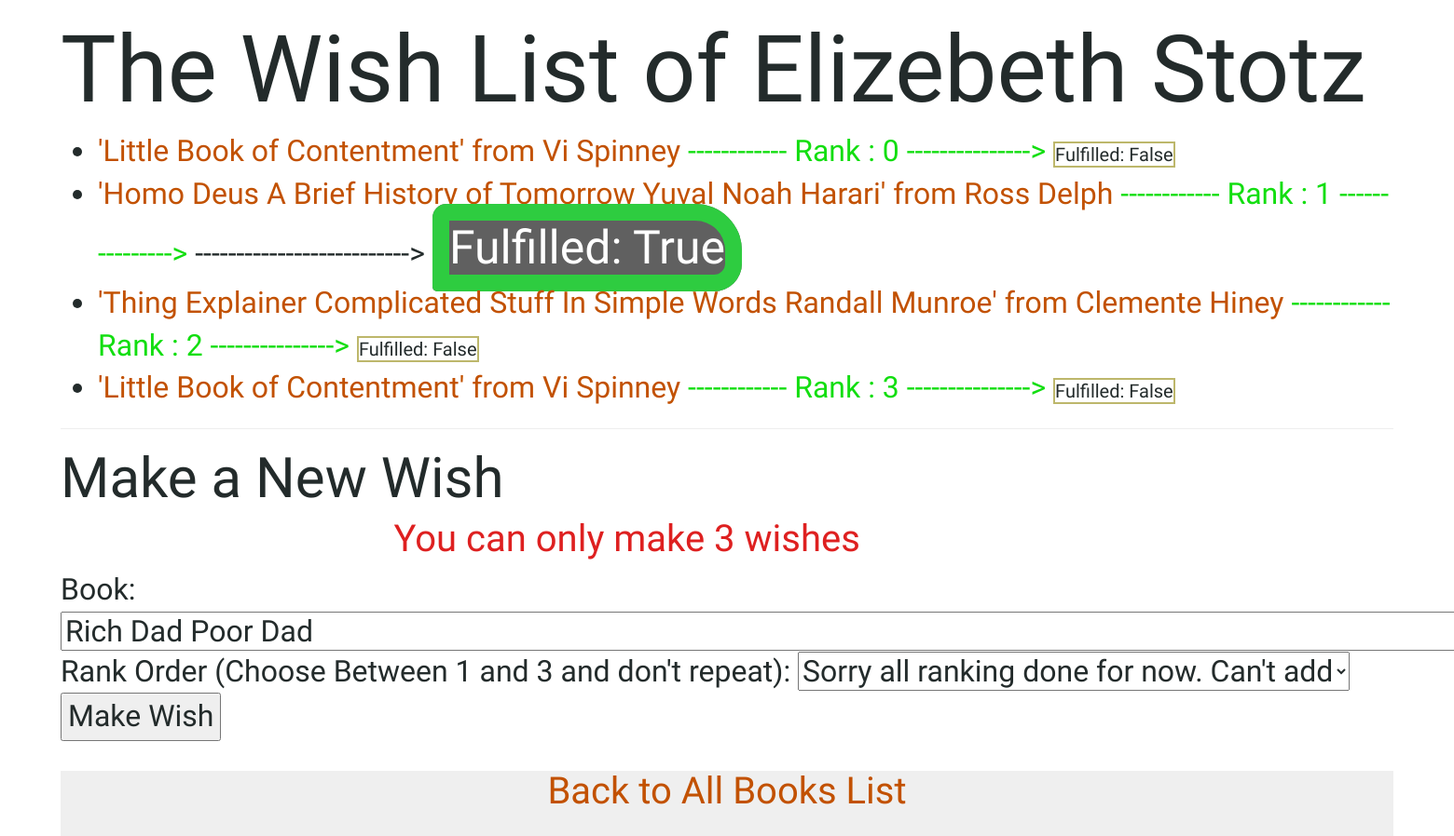
Before: /person/831/yourwishes with the older database file.
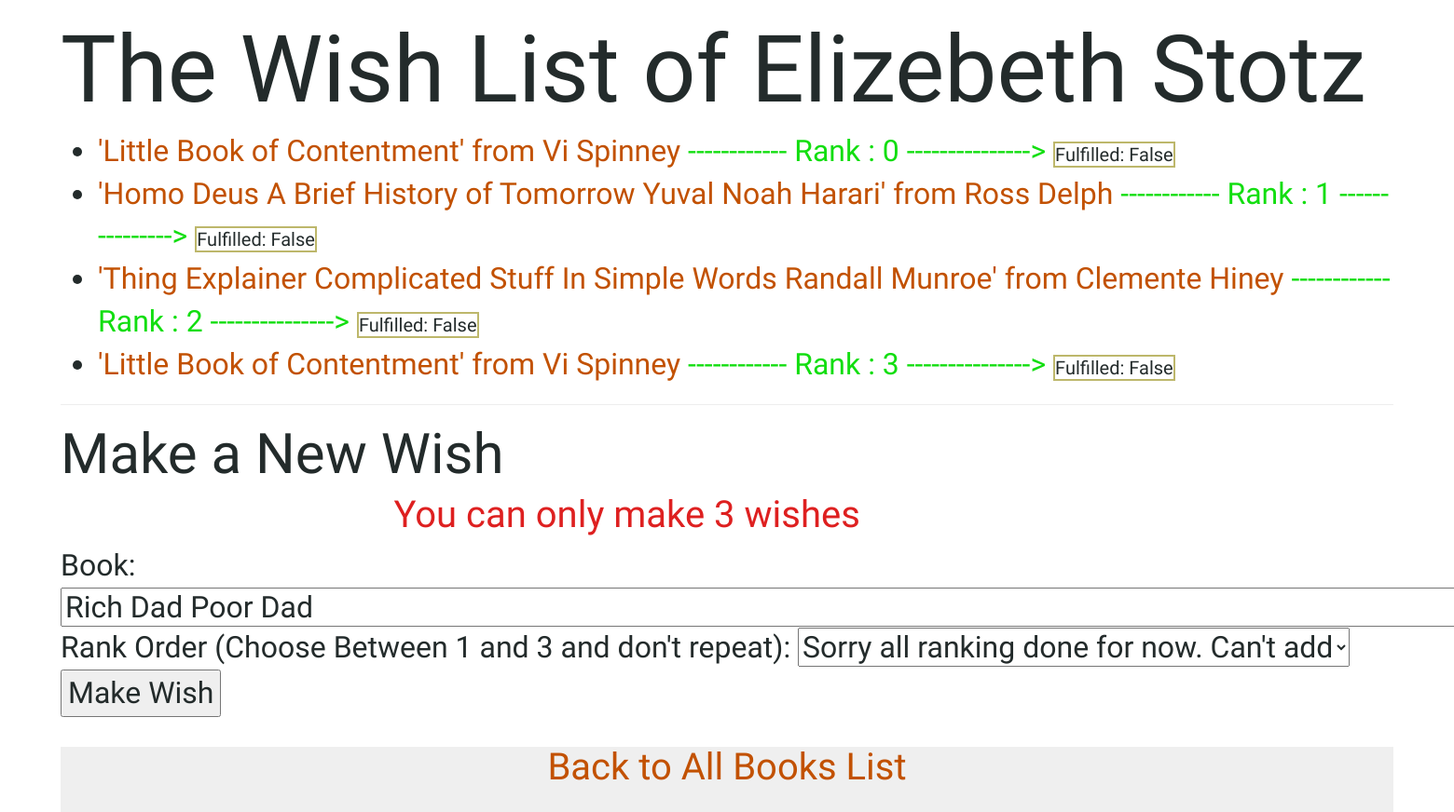
After: the same page with the newer database file.
### books/models.py (models this page shows, shortened)
class Person(models.Model):
    name = models.CharField(max_length=20, default="Mr Nobody")
    photo = models.FileField(null=True, blank=True)
    def __str__(self):
        return "{}".format(self.name)

class Wish(models.Model):
    book = models.ForeignKey(Book, on_delete=models.CASCADE, related_name="wishes")
    wisher = models.ForeignKey(Person, on_delete=models.CASCADE, related_name="wishes") ### The Person who is making the wish
    angel = models.ForeignKey(Person, on_delete=models.CASCADE, related_name='wishes_to_fulfill', null=True) ### The Person who fulfills the wish therefore, the ANGEL
    fulfilled = models.BooleanField(default=False)
    rank = models.IntegerField(default=1)  ### The Number One Book

class Book(models.Model):
    name = models.CharField(max_length=20, default="Invisible Book")
    summary = models.TextField(max_length=100, null=True)
    owner = models.ForeignKey(Person, on_delete=models.CASCADE, related_name="books", null=True)
    available = models.BooleanField(default=True)
    def __str__(self):
        return "{}".format(self.name)

### books/views.py (the view)
# urls.py: path('person/<int:person_id>/yourwishes', views.yourwishes, name='yourwishes'),
def yourwishes(request, person_id):
    try:
        person = Person.objects.get(pk=person_id)
        book_id_list = [book.id for book in person.books.all()]
        wish_book_id_list = [wish.book.id for wish in person.wishes.all()]
        wished_ranks = [wish.rank for wish in person.wishes.all()]
    except Person.DoesNotExist:
        raise Http404("Person does not exist.")
    context = {
        "person": person,
        "wishes": person.wishes.all(),
        "available_ranks": [ rank for rank in [1, 2, 3] if rank not in wished_ranks ],
        "newbooks": Book.objects.exclude(id__in = book_id_list).exclude(id__in = wish_book_id_list).all()
    }
    return render(request, "books/yourwishes.html", context)

### books/templates/books/yourwishes.html (shortened to what this page needs)
{% extends "books/base.html" %}
{% block body %}
	<h1>The Wish List of {{ person.name }} </h1>
    <ul>
        {% for wish in wishes %}
            <li>
                <span class="kingqueen">'{{ wish.book }}' from {{ wish.angel }} </span>
                <span class="wish"> ------------ Rank : {{ wish.rank }} ---------------> </span>
                {% if wish.fulfilled %}
                    --------------------------> <span class="fulfilled">  Fulfilled: {{ wish.fulfilled }} </span>
                {% else %}
                    <span class="notfulfilled">Fulfilled: {{ wish.fulfilled }} </span>
                {% endif %}
            </li>
        {% empty %}
            <li> No wishes made yet.</li>
        {% endfor %}
    </ul>
    <hr>
    <h2>Make a New Wish</h2>
	<h4 class="center error">You can only make 3 wishes</h4>
    <form action="{% url 'addwish' person.id %}" method="post">
		Book:
            <select name="book_id">
    			{% for nbook in newbooks %}
    				<option value="{{ nbook.id }}"> {{ nbook }} </option>
                {% empty %}
                    <option value="null" class="error"> Sorry there are no new books to wish upon.</option>
    			{% endfor %}
    		</select>
        Rank Order (Choose Between 1 and 3 and don't repeat):
			<select name="rank">
				{% for rank in available_ranks %}
    				<option value="{{ rank }}"> {{ rank }} </option>
                {% empty %}
                    <option value="null" class="error"> Sorry all ranking done for now. Can't add</option>
    			{% endfor %}
		<input type="submit" value="Make Wish">
	</form>
{% endblock %}

### books/templates/books/base.html (shortened to what this page needs)
{% load static %}
<html>
<head>
	<link rel="stylesheet" href="//maxcdn.bootstrapcdn.com/bootstrap/3.2.0/css/bootstrap.min.css">
	<link rel="stylesheet" href="//maxcdn.bootstrapcdn.com/bootstrap/3.2.0/css/bootstrap-theme.min.css">
	<link rel="stylesheet" href="{% static 'css/main.css' %}">
</head>
<body>
	{% block body %}
	{% endblock %}
	<div class="footer">
		<h4> <a href="{% url 'index' %}">Back to All Books List</a> </h4>
	</div>
</body>
</html>

### books/static/css/main.css (style rules this page uses)
body { padding-left: 65px; padding-right: 65px; font-family: 'Sue Ellen Francisco', cursive; font-size: 32px; color: #232B2B; }
h1, h2, h3, h4 { font-family: 'Amatic SC', bold; }
h1 { font-size: 100px; }
h2 { font-size: 60px; }
h4 { font-size: 40px; }
a { color: #C25100; font-family: 'Amatic SC', bold; }
.wish { color: #12DE10; font-family: 'Amatic SC', bold; }
.error { color: #DE2020; }
.kingqueen { color: #C25100; }
.center { display: block; margin-left: auto; margin-right: auto; width: 50%; }
.notfulfilled { border: 2px solid #BDB76B; font-size: 20px; }
.footer { clear: both; position: relative; height: 70px; margin-top: 30px; background-color: #efefef; text-align: center; }

Changed rows visible on the page:
changed Wish "Homo Deus A Brief History of Tomorrow Yuval Noah Harari": fulfilled "True" → "False"
